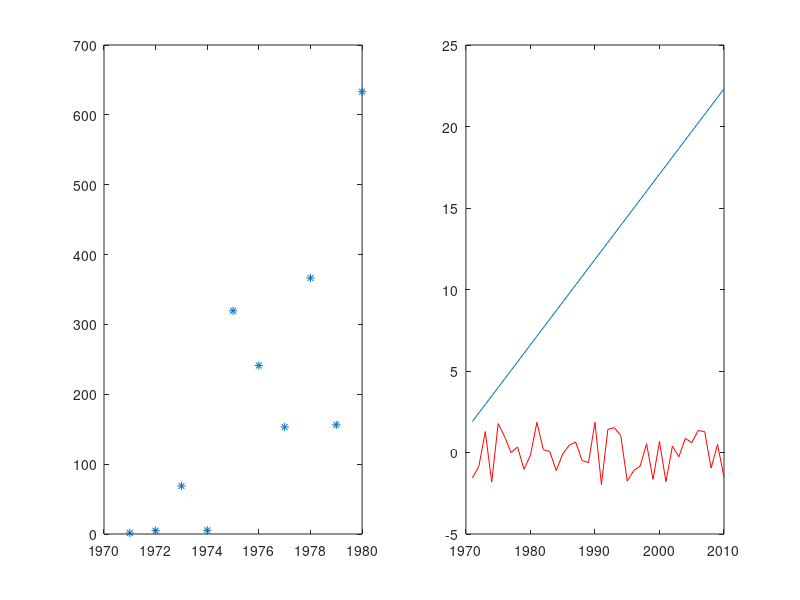

Write MATLAB code to recreate this figure.
%% Problem 4a: Linjär regression.
load moore.mat;
% x = 1970 + (1:length(y))
% plot(x, y);

w = log(y);
x = 1971:2010;
x = x';
X = [x ones(length(x), 1)];
% X = X';
% size(X)
[beta, betaint, res] = regress(w, X);
w = beta(1)*x + beta(2);
subplot(121), plot(x(1:10), y(1:10), '*');
subplot(122), plot(x, w, x, res, 'r');
trans2020 = beta(1)*2020 + beta(2)
